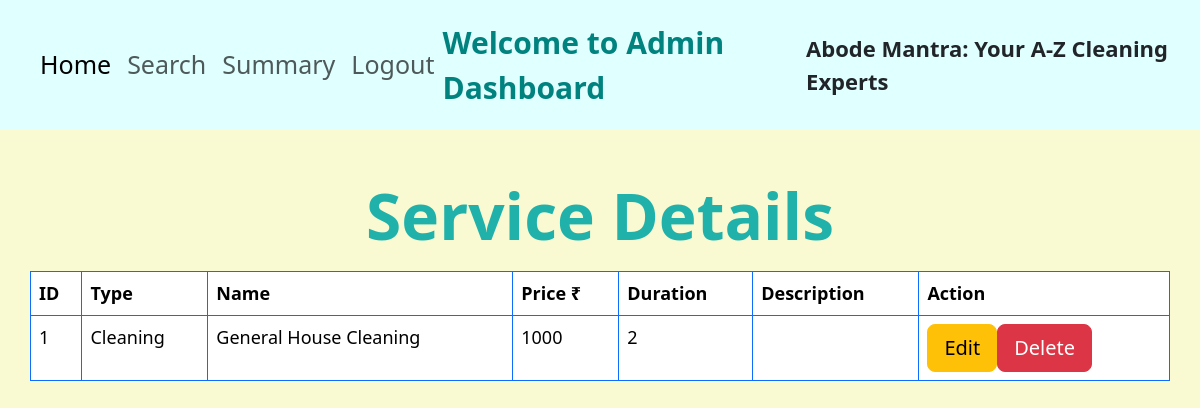
The page /admin/service/1 on the database its author committed.
### application/models.py (models this page shows)
class Service(db.Model):
    __tablename__="service"
    service_id=db.Column(db.Integer, primary_key=True, autoincrement=True)
    service_type=db.Column(db.String(), nullable=False)
    service_name=db.Column(db.String(), nullable=False, unique=True)
    service_price=db.Column(db.Integer, nullable=False)
    service_duration=db.Column(db.Integer, nullable=False)
    service_desc=db.Column(db.String())
    service_req=db.Relationship('ServiceRequest',backref='sr',cascade='delete')

### application/controllers.py (the view)
@app.route('/admin/service/<int:service_id>',methods=["GET"])
def service_details(service_id):
    serv_data=Service.query.filter(Service.service_id==service_id).all()
    return render_template('service_details.html',serv_data=serv_data)

### templates/service_details.html (shortened to what this page needs)
<!DOCTYPE html>
<html lang="en">
<head>
    <link rel="stylesheet" href="/static/bootstrap/css/bootstrap.min.css">
</head>
<body style="background-color: lightgoldenrodyellow">
    <nav class="navbar navbar-expand-lg col-md-12" style="background-color:lightcyan; font-size: 25px; padding: 20px;">
        <div class="container-fluid">
            <ul class="navbar-nav">
                <li class="nav-item">
                    <a class="nav-link active" href="/admin/home">Home</a>
                </li>
                <li class="nav-item">
                    <a class="nav-link" href="/admin/search">Search</a>
                </li>
                <li class="nav-item">
                    <a class="nav-link" href="/admin/summary">Summary</a>
                </li>
                <li class="nav-item">
                    <a class="nav-link" href="/">Logout</a>
                </li>
            </ul>
            <p class="mb-0" style="color:#00827f; font-size:30px; font-weight:bold;">Welcome to Admin Dashboard</p>
            <p class="mb-0" style="font-size:22px; font-weight:bold;">Abode Mantra: Your A-Z Cleaning Experts</p>
        </div>
    </nav>
    <div class="container">
        <div class="row my-5">
            <p class="text-center display-3" style="color:lightseagreen;font-weight:bold;">Service Details</p><br>
            <table class="table table-hover table-bordered border-primary">
                <thead>
                    <th>ID</th>
                    <th>Type</th>
                    <th>Name</th>
                    <th>Price ₹</th>
                    <th>Duration</th>
                    <th>Description</th>
                    <th>Action</th>
                </thead>
                {% for x in serv_data %}
                <tr>
                    <td>{{x.service_id}}</td>
                    <td>{{x.service_type}}</td>
                    <td>{{x.service_name}}</td>
                    <td>{{x.service_price}}</td>
                    <td>{{x.service_duration}}</td>
                    <td>{{x.service_desc}}</td>
                    <td>
                        <div class="btn-group" role="group">
                            <a href="/admin/service_update/{{x.service_id}}"><button type="button" class="btn btn-lg btn-warning">Edit</button></a>
                            <a href="/admin/service_delete/{{x.service_id}}"><button type="button" class="btn btn-lg btn-danger">Delete</button></a>
                        </div>
                    </td>
                </tr>
                {% endfor %}
            </table>
        </div>
    </div>
</body>
</html>

### templates/service_details.html (style rules this page uses)
table { font-size: 18px; }

### rows shown on the page
Service: service_id "1", service_type "Cleaning", service_name "General House Cleaning", service_price "1000", service_duration "2"
